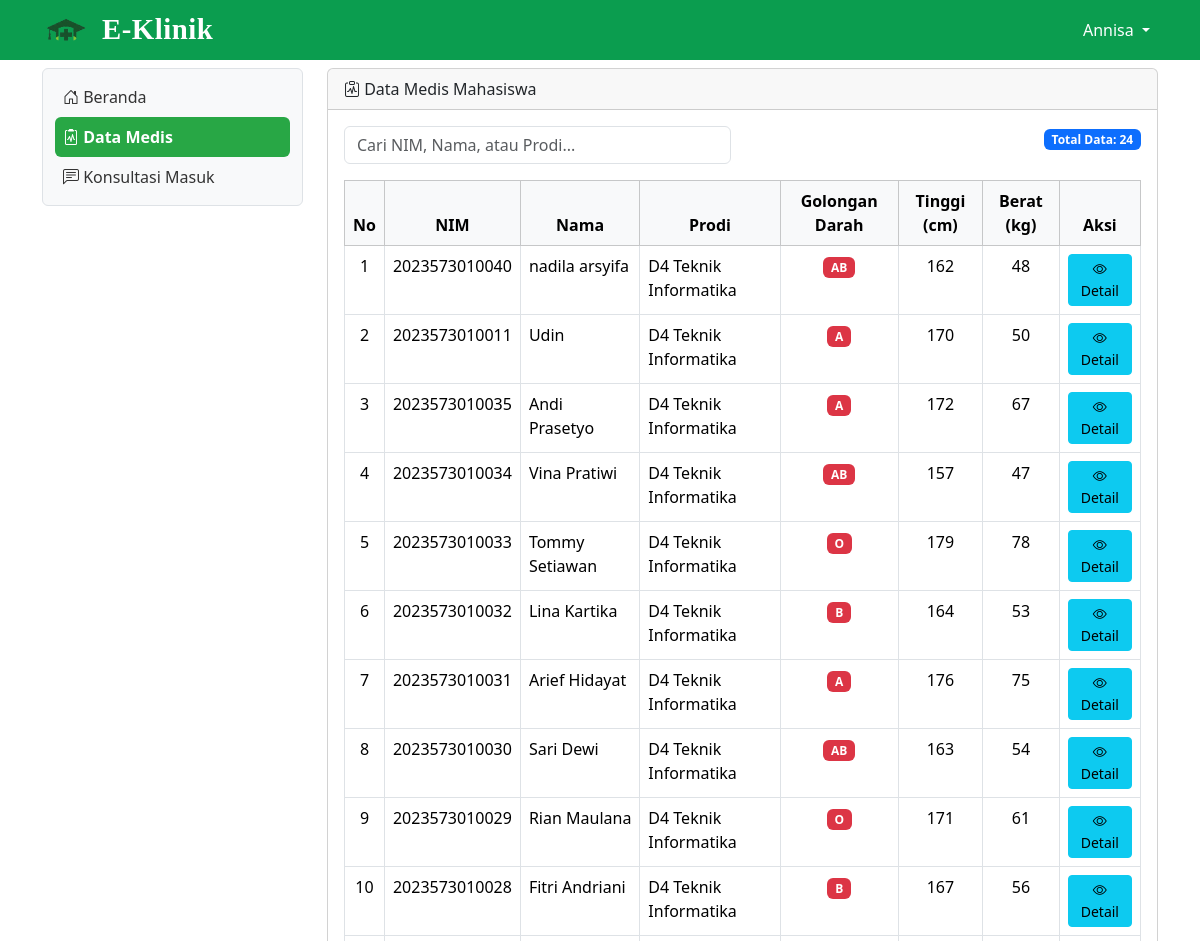
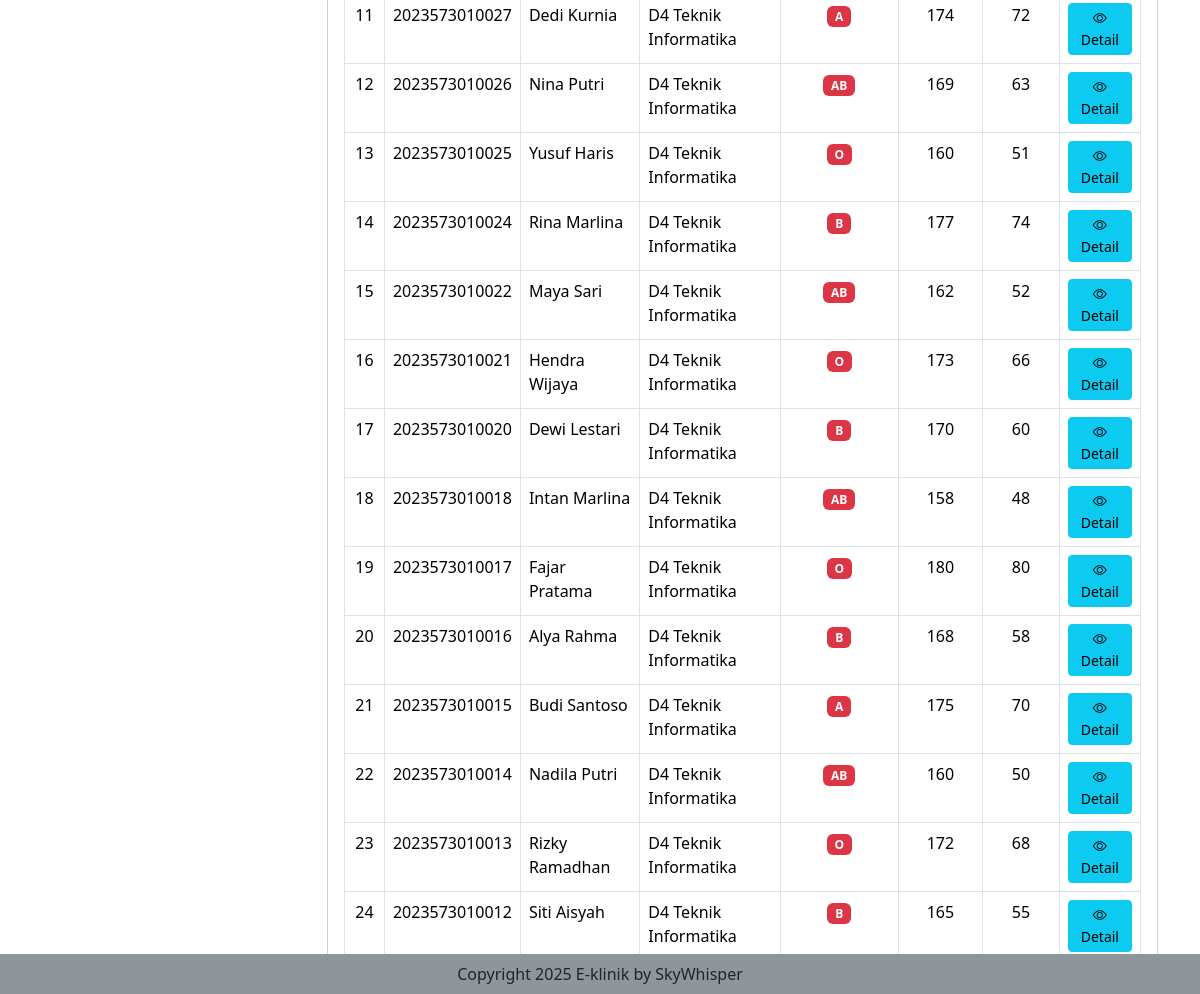
Page /datamedis_mahasiswa (signed in) on the committed database (2 pictures, top to bottom).
### tables this page shows
CREATE TABLE `data_medis_mahasiswa` (
  `id_data_medis` bigint(20) NOT NULL,
  `nim` varchar(50) DEFAULT NULL,
  `alergi` text DEFAULT NULL,
  `gol_dar` varchar(5) DEFAULT NULL,
  `riwayat_penyakit` text DEFAULT NULL,
  `tinggi_badan` float DEFAULT NULL,
  `berat_badan` float DEFAULT NULL,
  `alat_bantu` varchar(100) DEFAULT NULL,
  `kontak_darurat` varchar(100) DEFAULT NULL
);

CREATE TABLE `mahasiswa` (
  `nim` varchar(50) NOT NULL,
  `nama` varchar(100) DEFAULT NULL,
  `jurusan` varchar(100) DEFAULT NULL,
  `prodi` varchar(100) DEFAULT NULL,
  `tgl_lahir` date DEFAULT NULL,
  `jenis_kelamin` enum('Laki-laki','Perempuan') DEFAULT NULL,
  `alamat` text DEFAULT NULL,
  `no_hp` varchar(20) DEFAULT NULL
);

### datamedis_mahasiswa.php (the view, shortened to what this page needs)
<?php
include "proses/connect.php";
$query = mysqli_query($conn, "SELECT dm.*, m.nama, m.jurusan, m.prodi, m.tgl_lahir, m.jenis_kelamin, m.alamat, m.no_hp
                               FROM data_medis_mahasiswa dm
                               LEFT JOIN mahasiswa m ON dm.nim = m.nim
                               ORDER BY dm.id_data_medis DESC");
$jumlah_data = mysqli_num_rows($query);
?>
<div class="col-lg-9 mt-2">
    <div class="card">
        <div class="card-header">
            <i class="bi bi-clipboard-pulse"></i> Data Medis Mahasiswa
        </div>
        <div class="card-body">
            <div class="row mb-3">
                <div class="col-md-6">
                    <input type="text" id="searchInput" class="form-control" placeholder="Cari NIM, Nama, atau Prodi...">
                </div>
                <div class="col-md-6 text-end">
                    <span class="badge bg-primary">Total Data: <?php echo $jumlah_data; ?></span>
                </div>
            </div>
            <?php if ($jumlah_data == 0) { ?>
                <div class="alert alert-info" role="alert">
                    <i class="bi bi-info-circle"></i> Belum ada data medis mahasiswa.
                </div>
            <?php } else { ?>
                <div class="table-responsive">
                    <table class="table table-hover table-bordered" id="dataTable">
                        <thead class="table-light">
                            <tr class="text-center">
                                <th>No</th>
                                <th>NIM</th>
                                <th>Nama</th>
                                <th>Prodi</th>
                                <th>Golongan Darah</th>
                                <th>Tinggi (cm)</th>
                                <th>Berat (kg)</th>
                                <th>Aksi</th>
                            </tr>
                        </thead>
                        <tbody>
                            <?php
                            $no = 1;
                            while ($row = mysqli_fetch_array($query)) {
                            ?>
                                <tr>
                                    <td class="text-center"><?php echo $no++; ?></td>
                                    <td><?php echo htmlspecialchars($row['nim']); ?></td>
                                    <td><?php echo htmlspecialchars($row['nama'] ?? '-'); ?></td>
                                    <td><?php echo htmlspecialchars($row['prodi'] ?? '-'); ?></td>
                                    <td class="text-center">
                                        <span class="badge bg-danger"><?php echo htmlspecialchars($row['gol_dar'] ?? '-'); ?></span>
                                    </td>
                                    <td class="text-center"><?php echo $row['tinggi_badan'] ?? '-'; ?></td>
                                    <td class="text-center"><?php echo $row['berat_badan'] ?? '-'; ?></td>
                                    <td class="text-center">
                                        <button class="btn btn-info btn-sm" data-bs-toggle="modal" data-bs-target="#modalDetail<?php echo $row['id_data_medis']; ?>" title="Lihat Detail">
                                            <i class="bi bi-eye"></i> Detail
                                        </button>
                                    </td>
                                </tr>
                            <?php } ?>
                        </tbody>
                    </table>
                </div>
                            <?php } ?>
                        </div>
                    </div>
                </div>

### assets/css/style.css (style rules this page uses)
body { height: 100%; }

### rows in the picture
data_medis_mahasiswa: nim "2023573010040", nim.nama "nadila arsyifa", nim.prodi "D4 Teknik Informatika", gol_dar "AB", tinggi_badan "162", berat_badan "48"
data_medis_mahasiswa: nim "2023573010011", nim.nama "Udin", nim.prodi "D4 Teknik Informatika", gol_dar "A", tinggi_badan "170", berat_badan "50"
data_medis_mahasiswa: nim "2023573010035", nim.nama "Andi Prasetyo", nim.prodi "D4 Teknik Informatika", gol_dar "A", tinggi_badan "172", berat_badan "67"
data_medis_mahasiswa: nim "2023573010034", nim.nama "Vina Pratiwi", nim.prodi "D4 Teknik Informatika", gol_dar "AB", tinggi_badan "157", berat_badan "47"
data_medis_mahasiswa: nim "2023573010033", nim.nama "Tommy Setiawan", nim.prodi "D4 Teknik Informatika", gol_dar "O", tinggi_badan "179", berat_badan "78"
data_medis_mahasiswa: nim "2023573010032", nim.nama "Lina Kartika", nim.prodi "D4 Teknik Informatika", gol_dar "B", tinggi_badan "164", berat_badan "53"
data_medis_mahasiswa: nim "2023573010031", nim.nama "Arief Hidayat", nim.prodi "D4 Teknik Informatika", gol_dar "A", tinggi_badan "176", berat_badan "75"
data_medis_mahasiswa: nim "2023573010030", nim.nama "Sari Dewi", nim.prodi "D4 Teknik Informatika", gol_dar "AB", tinggi_badan "163", berat_badan "54"
data_medis_mahasiswa: nim "2023573010029", nim.nama "Rian Maulana", nim.prodi "D4 Teknik Informatika", gol_dar "O", tinggi_badan "171", berat_badan "61"
data_medis_mahasiswa: nim "2023573010028", nim.nama "Fitri Andriani", nim.prodi "D4 Teknik Informatika", gol_dar "B", tinggi_badan "167", berat_badan "56"
data_medis_mahasiswa: nim "2023573010027", nim.nama "Dedi Kurnia", nim.prodi "D4 Teknik Informatika", gol_dar "A", tinggi_badan "174", berat_badan "72"
data_medis_mahasiswa: nim "2023573010026", nim.nama "Nina Putri", nim.prodi "D4 Teknik Informatika", gol_dar "AB", tinggi_badan "169", berat_badan "63"
data_medis_mahasiswa: nim "2023573010025", nim.nama "Yusuf Haris", nim.prodi "D4 Teknik Informatika", gol_dar "O", tinggi_badan "160", berat_badan "51"
data_medis_mahasiswa: nim "2023573010024", nim.nama "Rina Marlina", nim.prodi "D4 Teknik Informatika", gol_dar "B", tinggi_badan "177", berat_badan "74"
data_medis_mahasiswa: nim "2023573010022", nim.nama "Maya Sari", nim.prodi "D4 Teknik Informatika", gol_dar "AB", tinggi_badan "162", berat_badan "52"
data_medis_mahasiswa: nim "2023573010021", nim.nama "Hendra Wijaya", nim.prodi "D4 Teknik Informatika", gol_dar "O", tinggi_badan "173", berat_badan "66"
data_medis_mahasiswa: nim "2023573010020", nim.nama "Dewi Lestari", nim.prodi "D4 Teknik Informatika", gol_dar "B", tinggi_badan "170", berat_badan "60"
data_medis_mahasiswa: nim "2023573010018", nim.nama "Intan Marlina", nim.prodi "D4 Teknik Informatika", gol_dar "AB", tinggi_badan "158", berat_badan "48"
data_medis_mahasiswa: nim "2023573010017", nim.nama "Fajar Pratama", nim.prodi "D4 Teknik Informatika", gol_dar "O", tinggi_badan "180", berat_badan "80"
data_medis_mahasiswa: nim "2023573010016", nim.nama "Alya Rahma", nim.prodi "D4 Teknik Informatika", gol_dar "B", tinggi_badan "168", berat_badan "58"
data_medis_mahasiswa: nim "2023573010015", nim.nama "Budi Santoso", nim.prodi "D4 Teknik Informatika", gol_dar "A", tinggi_badan "175", berat_badan "70"
data_medis_mahasiswa: nim "2023573010014", nim.nama "Nadila Putri", nim.prodi "D4 Teknik Informatika", gol_dar "AB", tinggi_badan "160", berat_badan "50"
data_medis_mahasiswa: nim "2023573010013", nim.nama "Rizky Ramadhan", nim.prodi "D4 Teknik Informatika", gol_dar "O", tinggi_badan "172", berat_badan "68"
data_medis_mahasiswa: nim "2023573010012", nim.nama "Siti Aisyah", nim.prodi "D4 Teknik Informatika", gol_dar "B", tinggi_badan "165", berat_badan "55"

### other values in the picture
$_SESSION['nama_eklinik'] "Annisa"
$jumlah_data "24"
